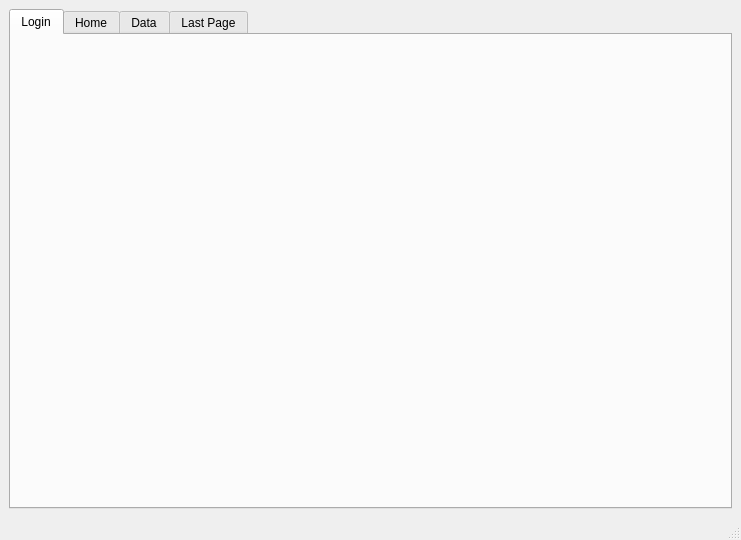
<?xml version="1.0" encoding="UTF-8"?>
<ui version="4.0">
 <class>MainWindow</class>
 <widget class="QMainWindow" name="MainWindow">
  <property name="geometry">
   <rect>
    <x>0</x>
    <y>0</y>
    <width>741</width>
    <height>540</height>
   </rect>
  </property>
  <property name="windowTitle">
   <string>MainWindow</string>
  </property>
  <widget class="QWidget" name="centralwidget">
   <layout class="QHBoxLayout" name="horizontalLayout">
    <item>
     <widget class="QTabWidget" name="tabWidget">
      <property name="currentIndex">
       <number>0</number>
      </property>
      <widget class="LoginTab" name="tab_login">
       <attribute name="title">
        <string>Login</string>
       </attribute>
      </widget>
      <widget class="HomeTab" name="tab_home">
       <attribute name="title">
        <string>Home</string>
       </attribute>
      </widget>
      <widget class="DataTab" name="tab_data">
       <attribute name="title">
        <string>Data</string>
       </attribute>
      </widget>
      <widget class="LastTab" name="tab_last_page">
       <attribute name="title">
        <string>Last Page</string>
       </attribute>
      </widget>
     </widget>
    </item>
   </layout>
  </widget>
  <widget class="QMenuBar" name="menubar">
   <property name="geometry">
    <rect>
     <x>0</x>
     <y>0</y>
     <width>741</width>
     <height>26</height>
    </rect>
   </property>
  </widget>
  <widget class="QStatusBar" name="statusbar"/>
 </widget>
 <customwidgets>
  <customwidget>
   <class>HomeTab</class>
   <extends>QWidget</extends>
   <header>pages/home_tab</header>
   <container>1</container>
  </customwidget>
  <customwidget>
   <class>LoginTab</class>
   <extends>QWidget</extends>
   <header>pages/login_tab</header>
   <container>1</container>
  </customwidget>
  <customwidget>
   <class>DataTab</class>
   <extends>QWidget</extends>
   <header>pages/data_tab</header>
   <container>1</container>
  </customwidget>
  <customwidget>
   <class>LastTab</class>
   <extends>QWidget</extends>
   <header>pages/last_tab</header>
   <container>1</container>
  </customwidget>
 </customwidgets>
 <resources/>
 <connections/>
</ui>
